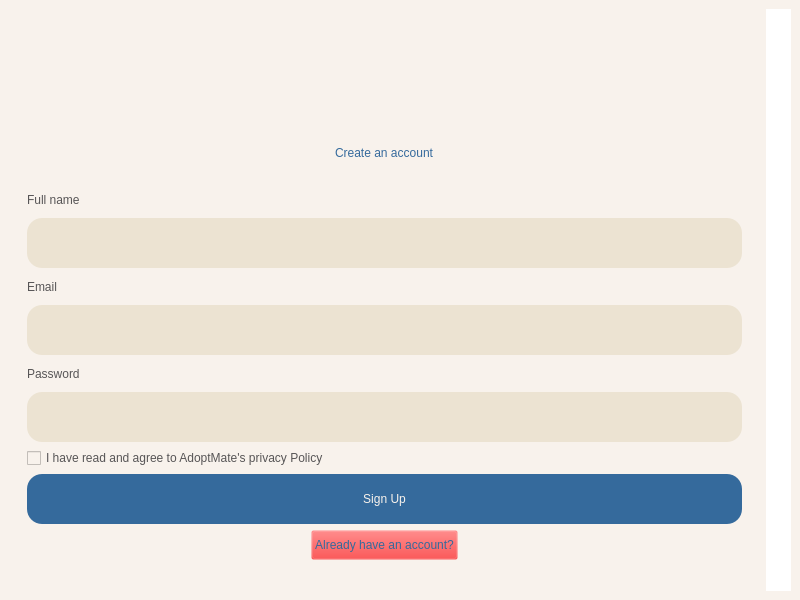
<?xml version="1.0" encoding="UTF-8"?>
<ui version="4.0">
 <class>MainWindow</class>
 <widget class="QMainWindow" name="MainWindow">
  <property name="geometry">
   <rect>
    <x>0</x>
    <y>0</y>
    <width>800</width>
    <height>600</height>
   </rect>
  </property>
  <property name="maximumSize">
   <size>
    <width>800</width>
    <height>600</height>
   </size>
  </property>
  <property name="windowTitle">
   <string>MainWindow</string>
  </property>
  <property name="styleSheet">
   <string notr="true">background-color: #F8F2EC;</string>
  </property>
  <widget class="QWidget" name="centralwidget">
   <layout class="QHBoxLayout" name="horizontalLayout">
    <item>
     <widget class="QWidget" name="widget" native="true">
      <layout class="QVBoxLayout" name="verticalLayout_3">
       <item>
        <widget class="QWidget" name="widget_3" native="true">
         <property name="maximumSize">
          <size>
           <width>16777215</width>
           <height>100</height>
          </size>
         </property>
         <layout class="QVBoxLayout" name="verticalLayout_2">
          <item alignment="Qt::AlignHCenter">
           <widget class="QLabel" name="label_3">
            <property name="minimumSize">
             <size>
              <width>200</width>
              <height>80</height>
             </size>
            </property>
            <property name="maximumSize">
             <size>
              <width>200</width>
              <height>80</height>
             </size>
            </property>
            <property name="text">
             <string/>
            </property>
            <property name="pixmap">
             <pixmap>../img/logo.png</pixmap>
            </property>
            <property name="scaledContents">
             <bool>true</bool>
            </property>
           </widget>
          </item>
         </layout>
        </widget>
       </item>
       <item>
        <widget class="QWidget" name="widget_4" native="true">
         <layout class="QVBoxLayout" name="verticalLayout_4">
          <property name="spacing">
           <number>6</number>
          </property>
          <property name="topMargin">
           <number>0</number>
          </property>
          <property name="bottomMargin">
           <number>22</number>
          </property>
          <item>
           <widget class="QWidget" name="widget_6" native="true">
            <property name="maximumSize">
             <size>
              <width>16777215</width>
              <height>80</height>
             </size>
            </property>
            <layout class="QVBoxLayout" name="verticalLayout_5">
             <item alignment="Qt::AlignHCenter">
              <widget class="QLabel" name="label_7">
               <property name="styleSheet">
                <string notr="true">color: #356a9c;
font: 20pt &quot;Bahnschrift&quot;;</string>
               </property>
               <property name="text">
                <string>Create an account</string>
               </property>
              </widget>
             </item>
            </layout>
           </widget>
          </item>
          <item>
           <widget class="QLabel" name="label_2">
            <property name="maximumSize">
             <size>
              <width>16777215</width>
              <height>25</height>
             </size>
            </property>
            <property name="styleSheet">
             <string notr="true">font: 12pt &quot;Bahnschrift&quot;;
color: #575556;</string>
            </property>
            <property name="text">
             <string>Full name</string>
            </property>
           </widget>
          </item>
          <item>
           <widget class="QLineEdit" name="txtFullName">
            <property name="maximumSize">
             <size>
              <width>16777215</width>
              <height>50</height>
             </size>
            </property>
            <property name="styleSheet">
             <string notr="true">background-color: #ECE3D2;
color: #356A9C;
font: 12pt &quot;Segoe UI&quot;;
border-radius: 15px;
padding-left: 5px;</string>
            </property>
           </widget>
          </item>
          <item>
           <widget class="QLabel" name="label_4">
            <property name="maximumSize">
             <size>
              <width>16777215</width>
              <height>25</height>
             </size>
            </property>
            <property name="styleSheet">
             <string notr="true">font: 12pt &quot;Bahnschrift&quot;;
color: #575556;</string>
            </property>
            <property name="text">
             <string>Email</string>
            </property>
           </widget>
          </item>
          <item>
           <widget class="QLineEdit" name="txtEmail">
            <property name="maximumSize">
             <size>
              <width>16777215</width>
              <height>50</height>
             </size>
            </property>
            <property name="styleSheet">
             <string notr="true">background-color: #ECE3D2;
color: #356A9C;
font: 12pt &quot;Segoe UI&quot;;
border-radius: 15px;
padding-left: 5px;</string>
            </property>
           </widget>
          </item>
          <item>
           <widget class="QLabel" name="label_5">
            <property name="maximumSize">
             <size>
              <width>16777215</width>
              <height>25</height>
             </size>
            </property>
            <property name="styleSheet">
             <string notr="true">font: 12pt &quot;Bahnschrift&quot;;
color: #575556;</string>
            </property>
            <property name="text">
             <string>Password</string>
            </property>
           </widget>
          </item>
          <item>
           <widget class="QLineEdit" name="txtPassword">
            <property name="maximumSize">
             <size>
              <width>16777215</width>
              <height>50</height>
             </size>
            </property>
            <property name="styleSheet">
             <string notr="true">background-color: #ECE3D2;
color: #356A9C;
font: 12pt &quot;Segoe UI&quot;;
border-radius: 15px;
padding-left: 5px;</string>
            </property>
            <property name="echoMode">
             <enum>QLineEdit::Normal</enum>
            </property>
           </widget>
          </item>
          <item>
           <widget class="QCheckBox" name="checkBox">
            <property name="cursor">
             <cursorShape>PointingHandCursor</cursorShape>
            </property>
            <property name="styleSheet">
             <string notr="true">font: 9pt &quot;Bahnschrift&quot;;
color: #575556;</string>
            </property>
            <property name="text">
             <string>I have read and agree to AdoptMate's privacy Policy</string>
            </property>
           </widget>
          </item>
          <item>
           <widget class="QPushButton" name="btnRegister">
            <property name="minimumSize">
             <size>
              <width>0</width>
              <height>50</height>
             </size>
            </property>
            <property name="maximumSize">
             <size>
              <width>16777215</width>
              <height>50</height>
             </size>
            </property>
            <property name="cursor">
             <cursorShape>PointingHandCursor</cursorShape>
            </property>
            <property name="styleSheet">
             <string notr="true">border-radius: 15px;
font: 600 16pt &quot;Bahnschrift&quot;;
background-color: #356a9c;
color: #F8F2EC;

</string>
            </property>
            <property name="text">
             <string>Sign Up</string>
            </property>
           </widget>
          </item>
          <item alignment="Qt::AlignHCenter">
           <widget class="QPushButton" name="btn_login">
            <property name="minimumSize">
             <size>
              <width>52</width>
              <height>30</height>
             </size>
            </property>
            <property name="maximumSize">
             <size>
              <width>200</width>
              <height>30</height>
             </size>
            </property>
            <property name="cursor">
             <cursorShape>PointingHandCursor</cursorShape>
            </property>
            <property name="styleSheet">
             <string notr="true">font: 12pt &quot;Bahnschrift&quot;;
color: #356a9c;
background-color: rgba(255, 0, 0, 0);
</string>
            </property>
            <property name="text">
             <string>Already have an account?</string>
            </property>
           </widget>
          </item>
         </layout>
        </widget>
       </item>
      </layout>
     </widget>
    </item>
    <item>
     <widget class="QWidget" name="widget_2" native="true">
      <property name="maximumSize">
       <size>
        <width>400</width>
        <height>16777215</height>
       </size>
      </property>
      <property name="styleSheet">
       <string notr="true">background-color: white;
border-radius: 15px;</string>
      </property>
      <layout class="QVBoxLayout" name="verticalLayout">
       <item>
        <widget class="QLabel" name="label">
         <property name="maximumSize">
          <size>
           <width>16777215</width>
           <height>400</height>
          </size>
         </property>
         <property name="text">
          <string/>
         </property>
         <property name="pixmap">
          <pixmap>../img/3766277.jpg</pixmap>
         </property>
         <property name="scaledContents">
          <bool>true</bool>
         </property>
        </widget>
       </item>
      </layout>
     </widget>
    </item>
   </layout>
  </widget>
 </widget>
 <resources/>
 <connections/>
</ui>
